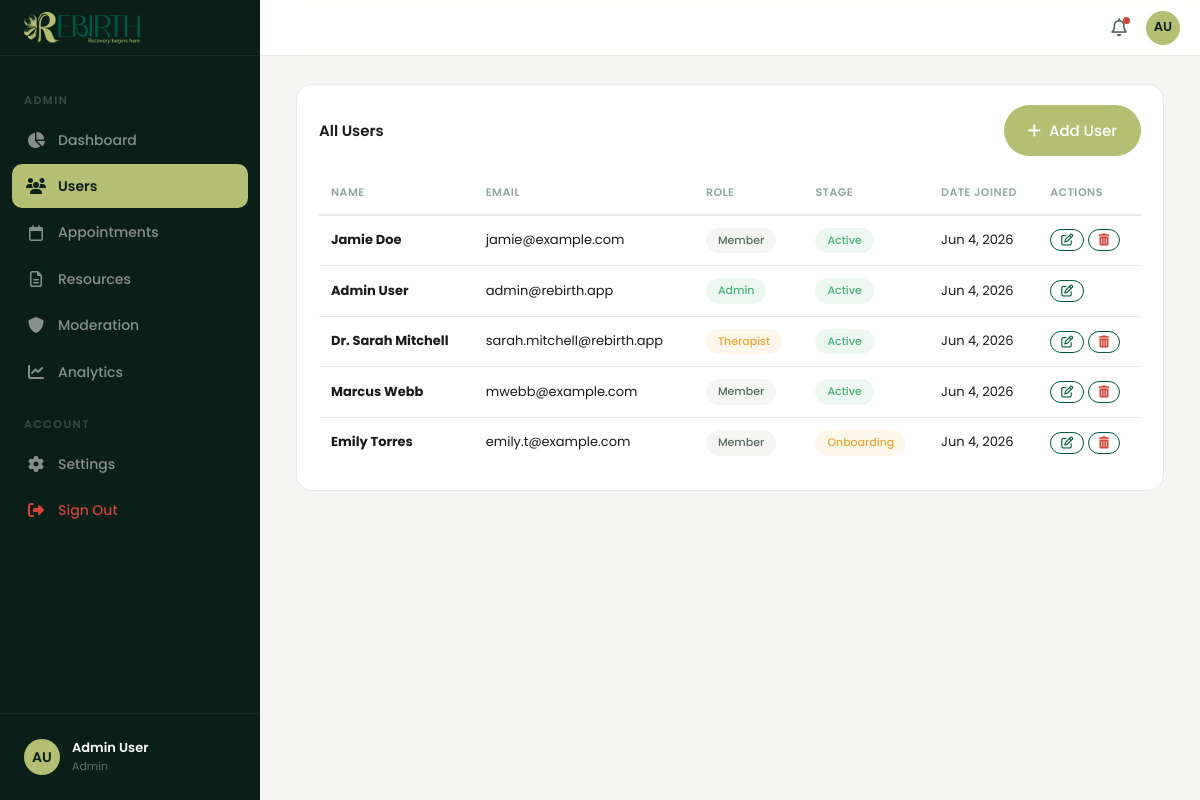
The app's page /admin/users (signed in) with its own data.
### tables this page shows
CREATE TABLE `users` (
  `id` INT AUTO_INCREMENT PRIMARY KEY,
  `name` VARCHAR(100) NOT NULL,
  `email` VARCHAR(255) NOT NULL UNIQUE,
  `password_hash` VARCHAR(255) NOT NULL,
  `role` ENUM('member','therapist','admin') NOT NULL DEFAULT 'member',
  `stage` ENUM('Onboarding','Active','Maintenance','Alumni') NOT NULL DEFAULT 'Onboarding',
  `avatar` VARCHAR(255) DEFAULT NULL,
  `initials` VARCHAR(4) NOT NULL,
  `created_at` DATETIME NOT NULL DEFAULT CURRENT_TIMESTAMP,
  `updated_at` DATETIME NOT NULL DEFAULT CURRENT_TIMESTAMP ON UPDATE CURRENT_TIMESTAMP
);

### app/core/Controller.php (called while the page is built, shortened)
<?php
class Controller {
  protected function render(string $view, array $data = []): string {
    extract($data);
    require VIEWS_PATH . '/' . $view . '.php';
    return ob_get_clean();
  }
  protected function renderWithLayout(string $layout, string $view, array $data = []): void {
    $content = $this->render($view, $data);
    extract(array_merge($data, ['content' => $content]));
    require VIEWS_PATH . '/layouts/' . $layout . '.php';
  }
}

### app/controllers/AdminController.php (called while the page is built, shortened)
<?php
class AdminController extends Controller {
  private function renderAdmin(string $view, string $title, array $extra = []): void {
    $this->requireRole('admin');
    $user = $this->user();
    $this->renderWithLayout('admin', $view, array_merge([
      'pageTitle' => 'Admin ' . $title . ' - Rebirth',
      'page' => $title,
      'user' => $user,
      '_token' => $this->csrf(),
    ], $extra));
  }
  public function users(): void {
    $users = User::all();
    $this->renderAdmin('admin/users', 'Users', ['users' => $users, 'currentAdmin' => $this->user()]);
  }
}

### app/core/App.php (called while the page is built, shortened)
<?php
class App {
  private Router $router;
  public function __construct() {
    $this->router = new Router();
  }
  private function registerRoutes(): void {
    $this->router->get('/', 'SiteController@index');
    $this->router->get('/login', 'AuthController@login');
    $this->router->post('/login', 'AuthController@authenticate');
    $this->router->get('/signup', 'AuthController@signup');
    $this->router->post('/signup', 'AuthController@register');
    $this->router->get('/logout', 'AuthController@logout');
    $this->router->post('/logout', 'AuthController@logout');
    $this->router->get('/panel/dashboard', 'PanelController@dashboard');
    $this->router->get('/panel/checkin', 'PanelController@checkin');
    $this->router->get('/panel/journal', 'PanelController@journal');
    $this->router->get('/panel/appointments', 'PanelController@appointments');
    $this->router->get('/panel/community', 'PanelController@community');
    $this->router->get('/panel/progress', 'PanelController@progress');
    $this->router->get('/panel/resources', 'PanelController@resources');
    $this->router->get('/panel/settings', 'PanelController@settings');
    $this->router->post('/checkin', 'PanelController@saveCheckin');
    $this->router->post('/journal/create', 'PanelController@createJournal');
    $this->router->post('/journal/delete', 'PanelController@deleteJournal');
    $this->router->post('/appointments/create', 'PanelController@createAppointment');
    $this->router->post('/appointments/cancel', 'PanelController@cancelAppointment');
    $this->router->post('/messages/create', 'PanelController@createMessage');
    $this->router->post('/messages/like', 'PanelController@likeMessage');
    $this->router->post('/settings/profile', 'PanelController@updateProfile');
    $this->router->post('/settings/join-group', 'PanelController@joinGroup');
    $this->router->get('/therapist/patients', 'PanelController@myPatients');
    $this->router->get('/therapist/patient/{id}', 'PanelController@patientDetail');
    $this->router->get('/panel/messages', 'PanelController@messages');
    $this->router->post('/messages/send', 'PanelController@sendMessage');
    $this->router->get('/messages/poll', 'PanelController@pollMessages');
    $this->router->get('/panel/sos', 'PanelController@sos');
    $this->router->post('/panel/sos/send', 'PanelController@sendSos');
    $this->router->get('/therapist/resources', 'PanelController@therapistResources');
    $this->router->post('/therapist/resources/create', 'PanelController@createTherapistResource');
    $this->router->post('/therapist/resources/delete', 'PanelController@deleteTherapistResource');
    $this->router->get('/therapist/messages', 'PanelController@therapistMessages');
    $this->router->get('/therapist/messages/{id}', 'PanelController@therapistConversation');
    $this->router->get('/therapist/availability', 'PanelController@therapistAvailability');
    $this->router->post('/therapist/availability/save', 'PanelController@saveTherapistAvailability');
    $this->router->get('/therapist/sos', 'PanelController@therapistSos');
    $this->router->post('/therapist/sos/acknowledge', 'PanelController@acknowledgeSos');
    $this->router->post('/therapist/sos/resolve', 'PanelController@resolveSos');
    $this->router->get('/therapist/patient/{id}/progress', 'PanelController@patientProgress');
    $this->router->post('/therapist/patient/{id}/progress/update', 'PanelController@updatePatientProgress');
    $this->router->get('/therapist/sos/count', 'PanelController@sosCount');
    $this->router->get('/therapist/availability/check', 'PanelController@checkAvailability');
    $this->router->get('/admin/appointments/availability', 'AdminController@getAvailability');
    $this->router->get('/admin/dashboard', 'AdminController@dashboard');
    $this->router->get('/admin/users', 'AdminController@users');
    $this->router->get('/admin/appointments', 'AdminController@appointments');
    $this->router->get('/admin/resources', 'AdminController@resources');
    $this->router->get('/admin/moderation', 'AdminController@moderation');
    $this->router->get('/admin/settings', 'AdminController@settings');
    $this->router->get('/admin/analytics', 'AdminController@analytics');
    $this->router->post('/admin/users/create', 'AdminController@createUser');
    $this->router->post('/admin/users/update', 'AdminController@updateUser');
    $this->router->post('/admin/users/delete', 'AdminController@deleteUser');
    $this->router->post('/admin/appointments/create', 'AdminController@createAppointment');
    $this->router->post('/admin/appointments/update', 'AdminController@updateAppointment');
    $this->router->post('/admin/resources/create', 'AdminController@createResource');
    $this->router->post('/admin/resources/update', 'AdminController@updateResource');
    $this->router->post('/admin/resources/delete', 'AdminController@deleteResource');
    $this->router->post('/admin/moderation/delete', 'AdminController@deleteMessage');
  }
  public function run(): void {
    $method = $_SERVER['REQUEST_METHOD'];
    $uri = parse_url($_SERVER['REQUEST_URI'], PHP_URL_PATH);
    $this->router->dispatch($method, $uri);
  }
}

### index.php (called while the page is built, shortened)
<?php
require_once __DIR__ . '/config.php';
$app = new App();
$app->run();

### config.php (called while the page is built, shortened)
<?php
spl_autoload_register(function ($class) {
  $paths = [
    APP_PATH . '/core/' . $class . '.php',
    APP_PATH . '/controllers/' . $class . '.php',
    APP_PATH . '/models/' . $class . '.php',
  ];
  foreach ($paths as $file) {
    if (file_exists($file)) { require_once $file; return; }
  }
});

### app/core/Database.php (called while the page is built, shortened)
<?php
class Database {
  private static ?PDO $instance = null;
  public static function connect(): PDO {
    if (self::$instance === null) {
      $dsn = 'mysql:host=' . DB_HOST . ';port=' . DB_PORT . ';charset=utf8mb4';
      self::$instance = new PDO($dsn, DB_USER, DB_PASS, [
        PDO::ATTR_ERRMODE => PDO::ERRMODE_EXCEPTION,
        PDO::ATTR_DEFAULT_FETCH_MODE => PDO::FETCH_ASSOC,
        PDO::ATTR_EMULATE_PREPARES => false,
      ]);
      self::$instance->exec('CREATE DATABASE IF NOT EXISTS `' . DB_NAME . '` CHARACTER SET utf8mb4 COLLATE utf8mb4_unicode_ci');
      self::$instance->exec('USE `' . DB_NAME . '`');
    }
    return self::$instance;
  }
  public static function query(string $sql, array $params = []): PDOStatement {
    $stmt = self::connect()->prepare($sql);
    $stmt->execute($params);
    return $stmt;
  }
  public static function fetch(string $sql, array $params = []): ?array {
    $row = self::query($sql, $params)->fetch();
    return $row ?: null;
  }
  public static function fetchAll(string $sql, array $params = []): array {
    return self::query($sql, $params)->fetchAll();
  }
}

### app/models/User.php (called while the page is built, shortened)
<?php
class User {
  public static function all(): array {
    return Database::fetchAll("SELECT * FROM users ORDER BY created_at DESC");
  }
}

### app/core/Middleware.php (called while the page is built, shortened)
<?php
trait Middleware {
  protected function requireAuth(): void {
    $user = Database::fetch("SELECT * FROM users WHERE id = ?", [$_SESSION['user_id']]);
  }
  protected function requireRole(string ...$roles): void {
    $this->requireAuth();
  }
  protected function currentUser(): ?array {
    return $_SESSION['user'] ?? null;
  }
  protected function user(): array {
    $u = $this->currentUser();
    return $u;
  }
}

### app/views/admin/users.php (the view, shortened to what this page needs)
<div class="card">
  <div class="card-header">
    <h3>All Users</h3>
    <button class="btn btn-primary" id="createUserBtn"><i class="fa-solid fa-plus"></i> Add User</button>
  </div>
  <div class="card-body">
    <div class="table-wrap">
      <table>
        <thead><tr><th>Name</th><th>Email</th><th>Role</th><th>Stage</th><th>Date Joined</th><th>Actions</th></tr></thead>
        <tbody>
          <?php foreach ($users as $u): ?>
          <tr>
            <td><strong><?= htmlspecialchars($u['name']) ?></strong></td>
            <td><?= htmlspecialchars($u['email']) ?></td>
            <td><span class="badge badge-<?= $u['role'] === 'admin' ? 'green' : ($u['role'] === 'therapist' ? 'orange' : 'gray') ?>"><?= htmlspecialchars(ucfirst($u['role'])) ?></span></td>
            <td><span class="badge badge-<?= $u['stage'] === 'Active' ? 'green' : ($u['stage'] === 'Onboarding' ? 'orange' : 'gray') ?>"><?= htmlspecialchars($u['stage']) ?></span></td>
            <td><?= date('M j, Y', strtotime($u['created_at'])) ?></td>
            <td>
              <button class="btn btn-outline" style="padding:4px 10px;font-size:12px;" onclick="editUser(<?= $u['id'] ?>, '<?= htmlspecialchars(addslashes($u['name'])) ?>', '<?= $u['role'] ?>', '<?= $u['stage'] ?>')"><i class="fa-regular fa-pen-to-square"></i></button>
              <?php if ($u['id'] !== $currentAdmin['id']): ?>
              <form action="/admin/users/delete" method="POST" style="display:inline;" onsubmit="return confirm('Delete user <?= htmlspecialchars(addslashes($u['name'])) ?>?')">
                <button type="submit" class="btn btn-outline" style="padding:4px 10px;font-size:12px;color:var(--color-danger);"><i class="fa-solid fa-trash-can"></i></button>
              </form>
              <?php endif; ?>
            </td>
          </tr>
          <?php endforeach; ?>
        </tbody>
      </table>
    </div>
  </div>
</div>

### app/views/layouts/admin.php (shortened to what this page needs)
<!DOCTYPE html>
<html lang="en">
<head>
  <link rel="stylesheet" href="/css/app.css">
  <link rel="stylesheet" href="https://cdnjs.cloudflare.com/ajax/libs/font-awesome/6.5.1/css/all.min.css">
</head>
<body>
  <div class="app-layout">
    <aside class="app-sidebar">
      <div class="app-sidebar-header">
        <img src="/logo.png" alt="Rebirth Admin">
      </div>
      <nav class="app-sidebar-nav">
        <div class="app-sidebar-section">Admin</div>
        <a href="/admin/dashboard" class="app-sidebar-link <?= $page === 'Dashboard' ? 'active' : '' ?>"><i class="fa-solid fa-chart-pie"></i>Dashboard</a>
        <a href="/admin/users" class="app-sidebar-link <?= $page === 'Users' ? 'active' : '' ?>"><i class="fa-solid fa-users"></i>Users</a>
        <a href="/admin/appointments" class="app-sidebar-link <?= $page === 'Appointments' ? 'active' : '' ?>"><i class="fa-regular fa-calendar"></i>Appointments</a>
        <a href="/admin/resources" class="app-sidebar-link <?= $page === 'Resources' ? 'active' : '' ?>"><i class="fa-regular fa-file-lines"></i>Resources</a>
        <a href="/admin/moderation" class="app-sidebar-link <?= $page === 'Moderation' ? 'active' : '' ?>"><i class="fa-solid fa-shield"></i>Moderation</a>
        <a href="/admin/analytics" class="app-sidebar-link <?= $page === 'Analytics' ? 'active' : '' ?>"><i class="fa-solid fa-chart-line"></i>Analytics</a>
        <div class="app-sidebar-section">Account</div>
        <a href="/admin/settings" class="app-sidebar-link <?= $page === 'Settings' ? 'active' : '' ?>"><i class="fa-solid fa-gear"></i>Settings</a>
        <a href="/logout" class="app-sidebar-link" style="color:var(--color-danger);"><i class="fa-solid fa-right-from-bracket"></i>Sign Out</a>
      </nav>
      <div class="app-sidebar-footer">
        <div class="app-sidebar-user">
          <?php if (!empty($user['avatar'])): ?>
          <img src="/uploads/avatars/<?= htmlspecialchars($user['avatar']) ?>" alt="" class="app-sidebar-user-avatar" style="object-fit:cover;">
          <?php else: ?>
          <div class="app-sidebar-user-avatar"><?= htmlspecialchars($user['initials']) ?></div>
          <?php endif; ?>
          <div>
            <div class="app-sidebar-user-name"><?= htmlspecialchars($user['name']) ?></div>
            <div class="app-sidebar-user-role"><?= htmlspecialchars(ucfirst($user['role'])) ?></div>
          </div>
        </div>
      </div>
    </aside>
    <div class="app-main" style="flex:1;display:flex;flex-direction:column;min-width:0;">
      <header class="app-topbar">
        <div class="app-topbar-left">
          <span class="app-topbar-title">Admin <?= htmlspecialchars($page) ?></span>
        </div>
        <div class="app-topbar-right">
          <button class="app-topbar-btn"><i class="fa-regular fa-bell"></i><span class="dot"></span></button>
          <?php if (!empty($user['avatar'])): ?>
          <img src="/uploads/avatars/<?= htmlspecialchars($user['avatar']) ?>" alt="" class="app-topbar-avatar" style="object-fit:cover;">
          <?php else: ?>
          <div class="app-topbar-avatar"><?= htmlspecialchars($user['initials']) ?></div>
          <?php endif; ?>
        </div>
      </header>
      <div class="app-content">
        <?= $content ?>
      </div>
    </div>
  </div>
</body>
</html>

### records on screen
users: initials "AU", name "Admin User", role "Admin", email "admin@rebirth.app", stage "Active", created_at "Jun 4, 2026"
users: name "Jamie Doe", email "jamie@example.com", role "Member", stage "Active", created_at "Jun 4, 2026"
users: name "Dr. Sarah Mitchell", email "sarah.mitchell@rebirth.app", role "Therapist", stage "Active", created_at "Jun 4, 2026"
users: name "Marcus Webb", email "mwebb@example.com", role "Member", stage "Active", created_at "Jun 4, 2026"
users: name "Emily Torres", email "emily.t@example.com", role "Member", stage "Onboarding", created_at "Jun 4, 2026"
